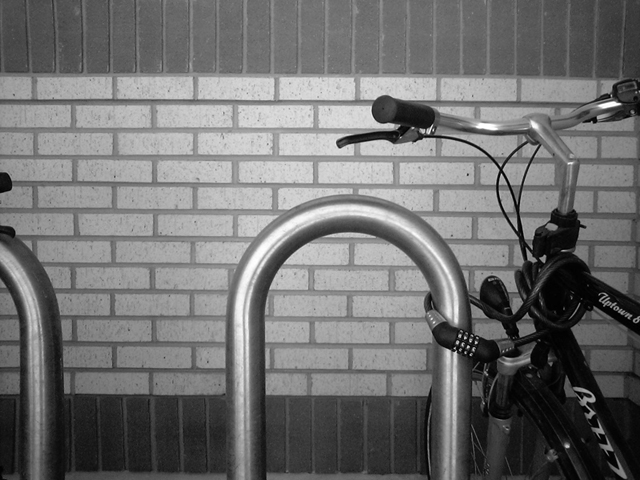
#> input picture bikesgray.jpg, 640 x 480 px
$ python lab11.py   (older library calls are emulated)
#> lines starting #> are read from the running program, lines starting #| are printed output that depends on the picture
#10th June 021
import cv2
import numpy as np
from matplotlib import pyplot as plt
image=cv2.imread("bikesgray.jpg")
#> image is the input picture: shape (480, 640, 3); min 0, max 255, mean 112.2
imageWob=cv2.Laplacian(image, cv2.CV_64F, ksize=1)
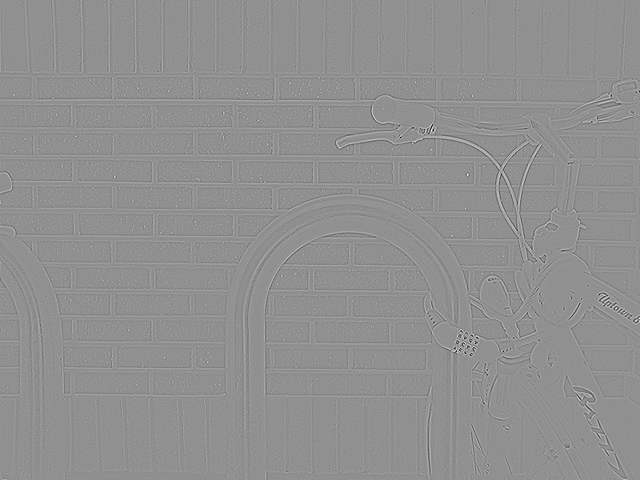
#> imageWob: shape (480, 640, 3) float64; min -445, max 340, mean 0; drawn with min black and max white
image=cv2.GaussianBlur(image, (3, 3), 0)
imageWb=cv2.Laplacian(image, cv2.CV_64F, ksize=1)
plt.subplot(131), plt.imshow(image), plt.title('Original')
plt.subplot(132), plt.imshow(imageWob), plt.title('Output: 2nd order Derivative w/o Blur')
plt.subplot(133), plt.imshow(imageWb), plt.title('2nd order Derivative')
plt.show()
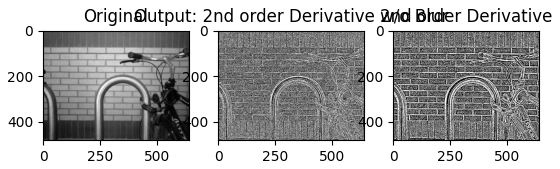
#> figure drawn by matplotlib, 3 panels
